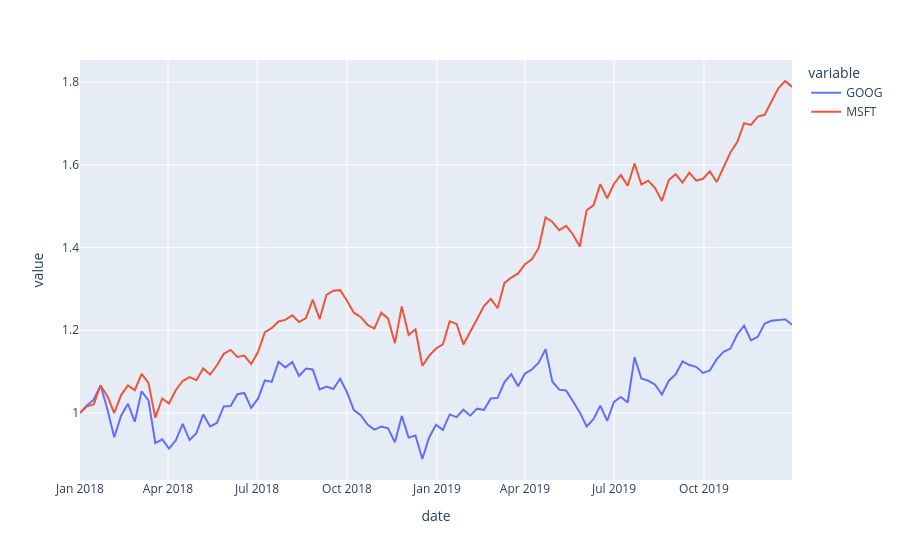

Write notebook code for a chart like this one.
### Code cell
fig = px.line(df, x='date', y=['GOOG', 'MSFT'])
fig.show()
